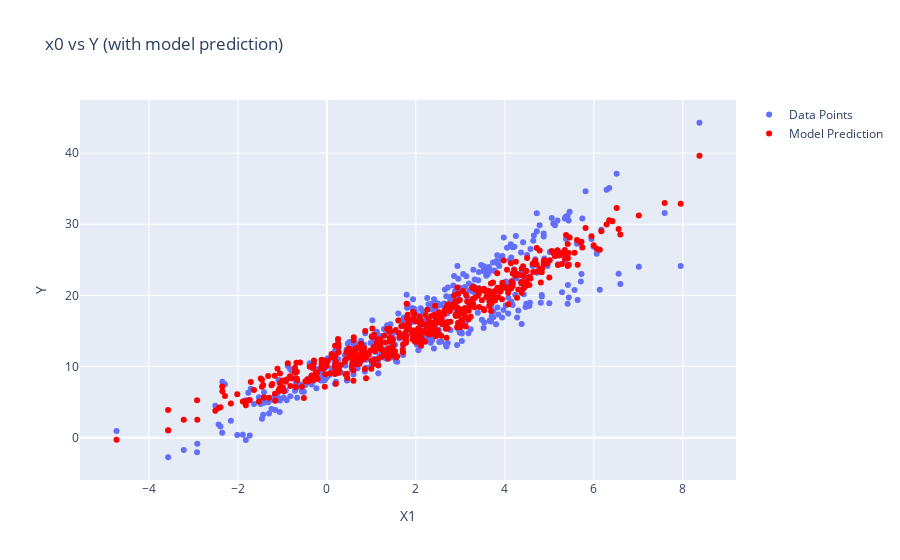
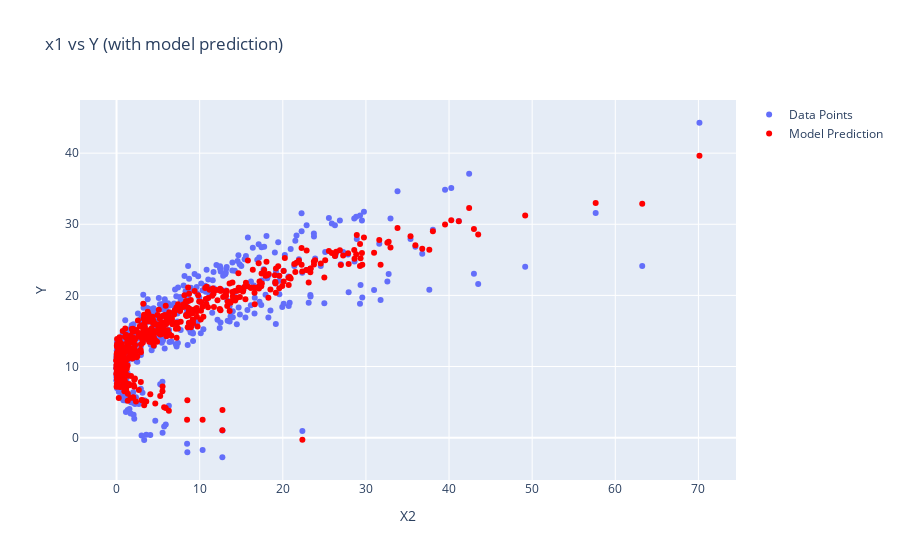
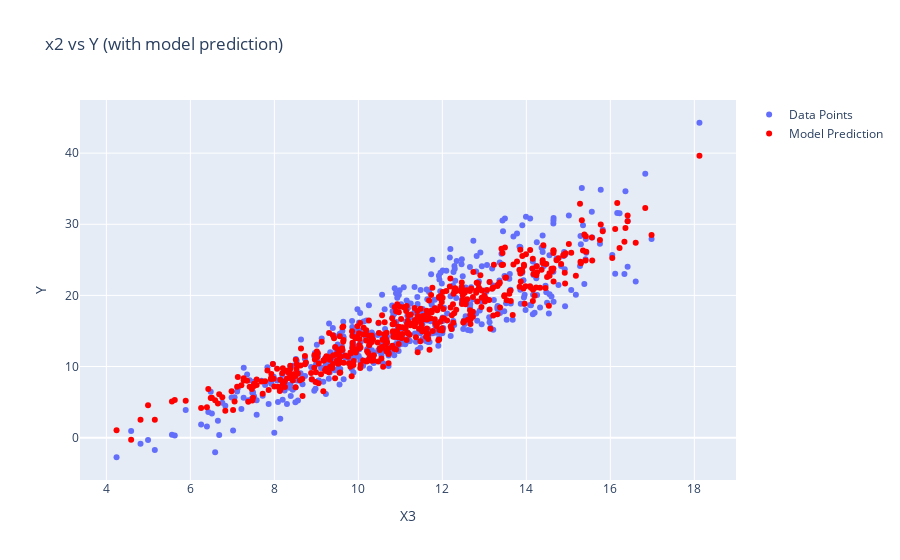
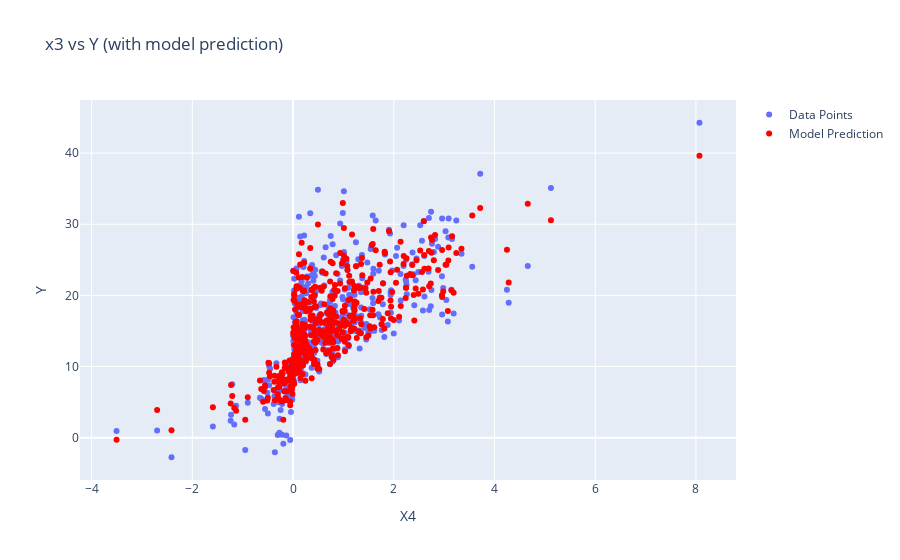

The notebook cell saved with these charts, in order:
### Code cell
elastic.do_all(X, Y)

### Figure 1 — Plotly figure (JSON) as saved in the notebook; plotly's stock layout.template omitted (floating-point values rounded to 4 significant figures; data arrays with more than 128 entries replaced by an {"elided": "..."} marker saying what was removed)
{"data": [{"mode": "markers", "name": "Data Points", "type": "scatter", "x": {"elided": "500 float values"}, "y": {"elided": "500 float values"}}, {"marker": {"color": "red"}, "mode": "markers", "name": "Model Prediction", "type": "scatter", "x": {"elided": "500 float values"}, "y": {"elided": "500 float values"}}], "layout": {"title": {"text": "x0 vs Y (with model prediction)"}, "xaxis": {"title": {"text": "X1"}}, "yaxis": {"title": {"text": "Y"}}}}

### Figure 2 — Plotly figure (JSON) as saved in the notebook; plotly's stock layout.template omitted (floating-point values rounded to 4 significant figures; data arrays with more than 128 entries replaced by an {"elided": "..."} marker saying what was removed)
{"data": [{"mode": "markers", "name": "Data Points", "type": "scatter", "x": {"elided": "500 float values"}, "y": {"elided": "500 float values"}}, {"marker": {"color": "red"}, "mode": "markers", "name": "Model Prediction", "type": "scatter", "x": {"elided": "500 float values"}, "y": {"elided": "500 float values"}}], "layout": {"title": {"text": "x1 vs Y (with model prediction)"}, "xaxis": {"title": {"text": "X2"}}, "yaxis": {"title": {"text": "Y"}}}}

### Figure 3 — Plotly figure (JSON) as saved in the notebook; plotly's stock layout.template omitted (floating-point values rounded to 4 significant figures; data arrays with more than 128 entries replaced by an {"elided": "..."} marker saying what was removed)
{"data": [{"mode": "markers", "name": "Data Points", "type": "scatter", "x": {"elided": "500 float values"}, "y": {"elided": "500 float values"}}, {"marker": {"color": "red"}, "mode": "markers", "name": "Model Prediction", "type": "scatter", "x": {"elided": "500 float values"}, "y": {"elided": "500 float values"}}], "layout": {"title": {"text": "x2 vs Y (with model prediction)"}, "xaxis": {"title": {"text": "X3"}}, "yaxis": {"title": {"text": "Y"}}}}

### Figure 4 — Plotly figure (JSON) as saved in the notebook; plotly's stock layout.template omitted (floating-point values rounded to 4 significant figures; data arrays with more than 128 entries replaced by an {"elided": "..."} marker saying what was removed)
{"data": [{"mode": "markers", "name": "Data Points", "type": "scatter", "x": {"elided": "500 float values"}, "y": {"elided": "500 float values"}}, {"marker": {"color": "red"}, "mode": "markers", "name": "Model Prediction", "type": "scatter", "x": {"elided": "500 float values"}, "y": {"elided": "500 float values"}}], "layout": {"title": {"text": "x3 vs Y (with model prediction)"}, "xaxis": {"title": {"text": "X4"}}, "yaxis": {"title": {"text": "Y"}}}}
